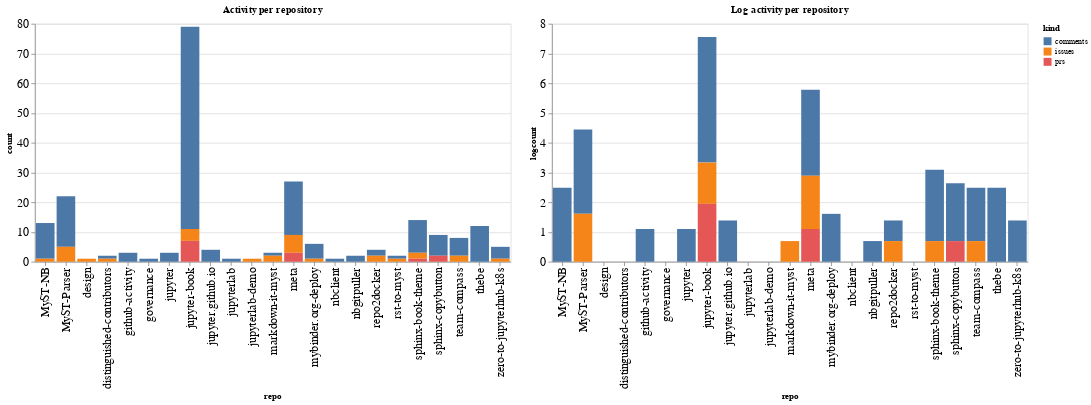

Here is the notebook cell this chart was saved with:
### Code cell
ch1 = alt.Chart(repo_summaries, width=600, title="Activity per repository").mark_bar().encode(
    x='repo',
    y='count',
    color='kind',
    tooltip="kind"
)

ch2 = alt.Chart(repo_summaries, width=600, title="Log activity per repository").mark_bar().encode(
    x='repo',
    y='logcount',
    color='kind',
    tooltip="kind"
)

ch1 | ch2

### Figure 1 — Vega-Lite specification as saved in the notebook (floating-point values rounded to 4 significant figures)
{"config": {"axisLeft": {"labelFontSize": 15}, "axisBottom": {"labelFontSize": 15}}, "hconcat": [{"mark": "bar", "encoding": {"color": {"type": "nominal", "field": "kind"}, "tooltip": {"type": "nominal", "field": "kind"}, "x": {"type": "nominal", "field": "repo"}, "y": {"type": "quantitative", "field": "count"}}, "title": "Activity per repository", "width": 600}, {"mark": "bar", "encoding": {"color": {"type": "nominal", "field": "kind"}, "tooltip": {"type": "nominal", "field": "kind"}, "x": {"type": "nominal", "field": "repo"}, "y": {"type": "quantitative", "field": "logcount"}}, "title": "Log activity per repository", "width": 600}], "data": {"name": "data-1b39ef0ab25ae38a1ddceef880574554"}, "$schema": "https://vega.github.io/schema/vega-lite/v4.8.1.json", "datasets": {"data-1b39ef0ab25ae38a1ddceef880574554": [{"repo": "MyST-NB", "kind": "comments", "count": 12, "logcount": 2.485}, {"repo": "MyST-NB", "kind": "issues", "count": 1, "logcount": 0.0}, {"repo": "MyST-Parser", "kind": "comments", "count": 17, "logcount": 2.833}, {"repo": "MyST-Parser", "kind": "issues", "count": 5, "logcount": 1.609}, {"repo": "design", "kind": "issues", "count": 1, "logcount": 0.0}, {"repo": "distinguished-contributors", "kind": "comments", "count": 1, "logcount": 0.0}, {"repo": "distinguished-contributors", "kind": "issues", "count": 1, "logcount": 0.0}, {"repo": "github-activity", "kind": "comments", "count": 3, "logcount": 1.099}, {"repo": "governance", "kind": "comments", "count": 1, "logcount": 0.0}, {"repo": "jupyter", "kind": "comments", "count": 3, "logcount": 1.099}, {"repo": "jupyter-book", "kind": "comments", "count": 68, "logcount": 4.22}, {"repo": "jupyter-book", "kind": "issues", "count": 4, "logcount": 1.386}, {"repo": "jupyter-book", "kind": "prs", "count": 7, "logcount": 1.946}, {"repo": "jupyter.github.io", "kind": "comments", "count": 4, "logcount": 1.386}, {"repo": "jupyterlab", "kind": "comments", "count": 1, "logcount": 0.0}, {"repo": "jupyterlab-demo", "kind": "issues", "count": 1, "logcount": 0.0}, {"repo": "markdown-it-myst", "kind": "comments", "count": 1, "logcount": 0.0}, {"repo": "markdown-it-myst", "kind": "issues", "count": 2, "logcount": 0.6931}, {"repo": "meta", "kind": "comments", "count": 18, "logcount": 2.89}, {"repo": "meta", "kind": "issues", "count": 6, "logcount": 1.792}, {"repo": "meta", "kind": "prs", "count": 3, "logcount": 1.099}, {"repo": "mybinder.org-deploy", "kind": "comments", "count": 5, "logcount": 1.609}, {"repo": "mybinder.org-deploy", "kind": "issues", "count": 1, "logcount": 0.0}, {"repo": "nbclient", "kind": "comments", "count": 1, "logcount": 0.0}, {"repo": "nbgitpuller", "kind": "comments", "count": 2, "logcount": 0.6931}, {"repo": "repo2docker", "kind": "comments", "count": 2, "logcount": 0.6931}, {"repo": "repo2docker", "kind": "issues", "count": 2, "logcount": 0.6931}, {"repo": "rst-to-myst", "kind": "comments", "count": 1, "logcount": 0.0}, {"repo": "rst-to-myst", "kind": "issues", "count": 1, "logcount": 0.0}, {"repo": "sphinx-book-theme", "kind": "comments", "count": 11, "logcount": 2.398}, {"repo": "sphinx-book-theme", "kind": "issues", "count": 2, "logcount": 0.6931}, {"repo": "sphinx-book-theme", "kind": "prs", "count": 1, "logcount": 0.0}, {"repo": "sphinx-copybutton", "kind": "comments", "count": 7, "logcount": 1.946}, {"repo": "sphinx-copybutton", "kind": "prs", "count": 2, "logcount": 0.6931}, {"repo": "team-compass", "kind": "comments", "count": 6, "logcount": 1.792}, {"repo": "team-compass", "kind": "issues", "count": 2, "logcount": 0.6931}, {"repo": "thebe", "kind": "comments", "count": 12, "logcount": 2.485}, {"repo": "zero-to-jupyterhub-k8s", "kind": "comments", "count": 4, "logcount": 1.386}, {"repo": "zero-to-jupyterhub-k8s", "kind": "issues", "count": 1, "logcount": 0.0}]}}
